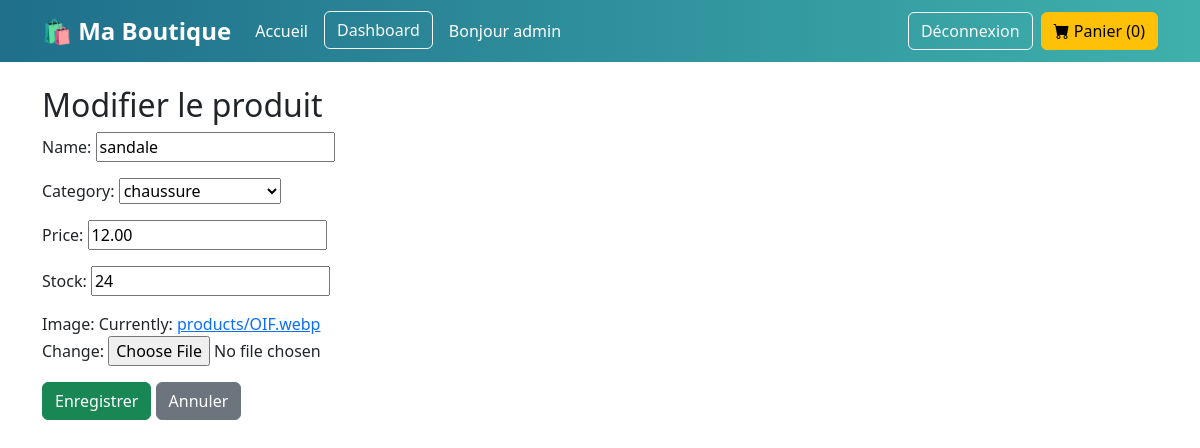
The app's page /adm/products/edit/1/ (signed in) with its own data.
### trade/models.py (models this page shows, shortened)
class Product(models.Model):
    category = models.ForeignKey(Category, on_delete=models.CASCADE)
    name = models.CharField(max_length=200)
    description = models.TextField()
    price = models.DecimalField(max_digits=8, decimal_places=2)
    stock = models.PositiveIntegerField(default=0)
    image = models.ImageField(upload_to='products/')

class Category(models.Model):
    name = models.CharField(max_length=100)
    def __str__(self):
        return self.name

### trade/views.py (the view)
# urls.py: path('adm/products/edit/<int:id>/', views.edit_product, name='edit_product'),
@staff_member_required
def edit_product(request, id):
    produit = get_object_or_404(Product, id=id)
    if request.method == 'POST':
        form = ProductForm(request.POST, request.FILES, instance=produit)
        if form.is_valid():
            form.save()
            return redirect('product_dashboard')
    else:
        form = ProductForm(instance=produit)
    return render(request, 'trade/product_form.html', {'form': form, 'title': 'Modifier le produit'})

### trade/forms.py
class ProductForm(forms.ModelForm):
    class Meta:
        model = Product
        fields = ['name', 'category', 'price', 'stock', 'image']

### trade/templates/trade/product_form.html (shortened to what this page needs)
{% extends 'trade/base.html' %}
{% block content %}
<h2>{{ title }}</h2>
<form method="POST" enctype="multipart/form-data">
    {{ form.as_p }}
    <button class="btn btn-success">Enregistrer</button>
    <a href="{% url 'product_dashboard' %}" class="btn btn-secondary">Annuler</a>
</form>
{% endblock %}

### trade/templates/trade/navbar.html (shortened to what this page needs)
<!DOCTYPE html>
<html>
<head>
    <link href="https://cdn.jsdelivr.net/npm/bootstrap@5.3.0/dist/css/bootstrap.min.css" rel="stylesheet">
    <link href="https://cdn.jsdelivr.net/npm/bootstrap-icons@1.10.5/font/bootstrap-icons.css" rel="stylesheet">
</head>
<body>
<nav class="navbar navbar-expand-lg navbar-custom">
  <div class="container">
    <a class="navbar-brand" href="/">🛍 Ma Boutique</a>
    <div class="collapse navbar-collapse" id="menu">
        <ul class="navbar-nav me-auto mb-2 mb-lg-0">
            <li class="nav-item">
                <a class="nav-link" href="/">Accueil</a>
            </li>
            {% if user.is_staff %}
            <li class="nav-item">
                <a href="{% url 'main_dashboard' %}" class="btn btn-outline-light btn-custom">Dashboard</a>
            </li>
            {% endif %}
            {% if user.is_authenticated %}
            <li class="nav-item">
                <span class="nav-link">Bonjour {{ user.username }}</span>
            </li>
            {% endif %}
        </ul>
        <div class="d-flex align-items-center gap-2">
            {% if user.is_authenticated %}
                <a href="{% url 'logout' %}" class="btn btn-outline-light btn-custom">Déconnexion</a>
            {% else %}
                <a href="{% url 'login' %}" class="btn btn-outline-light btn-custom">Connexion</a>
                <a href="{% url 'signup' %}" class="btn btn-light btn-custom">Inscription</a>
            {% endif %}
            <a href="{% url 'cart_detail' %}" class="btn btn-warning btn-custom">
                <i class="bi bi-cart-fill"></i> Panier ({{ request.session.cart|length|default:0 }})
            </a>
        </div>
    </div>
  </div>
</nav>
</body>
</html>

### trade/templates/trade/navbar.html (style rules this page uses)
.navbar-custom { background: linear-gradient(90deg, #1f6f8b, #3fb0ac); }
.navbar-custom .nav-link { color: #fff; font-weight: 500; transition: color 0.3s; }
.navbar-brand { font-weight: 700; color: #fff; font-size: 1.5rem; }
.btn-custom { transition: all 0.3s; }
.navbar-nav { gap: 0.5rem; }

### records on screen
Product: name "sandale", category "chaussure", price "12.00", stock "24"

### other values on screen
{{ user.username }} "admin"
{{ request.session.cart|length|default:0 }} "0"
{{ title }} "Modifier le produit"
